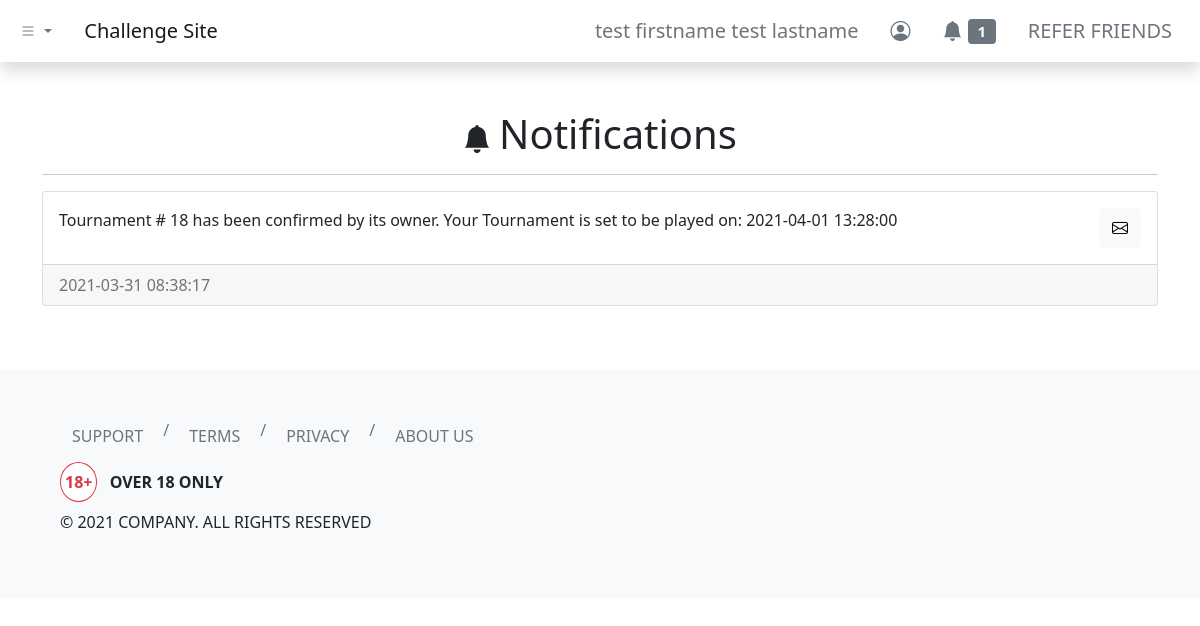
Page /dashboard/notifications/index.php (signed in) on the earlier database version.
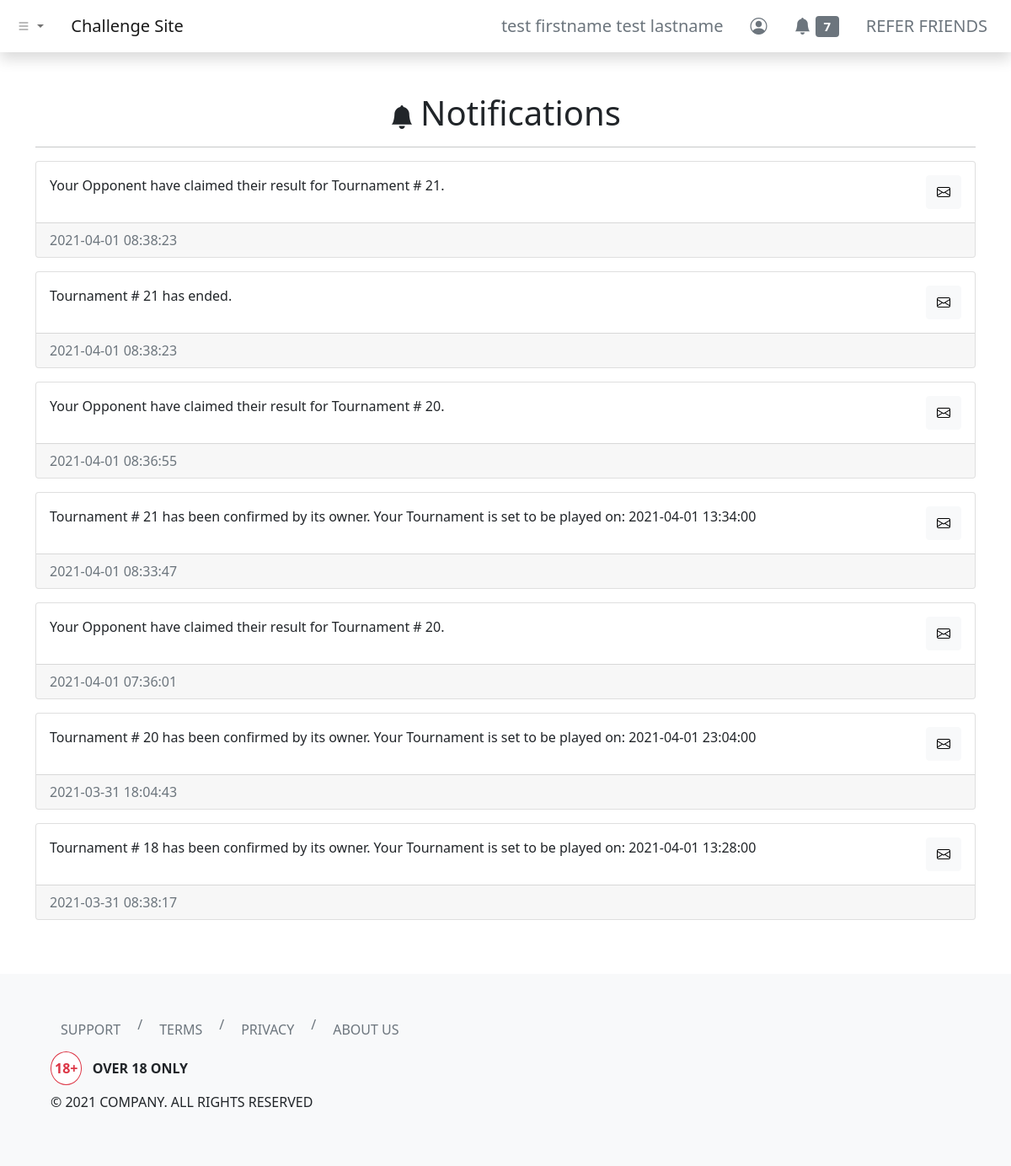
Same page on the later database version.
### tables this page shows
CREATE TABLE `users` (
  `id` int(11) NOT NULL,
  `username` varchar(255) NOT NULL,
  `first_name` varchar(255) NOT NULL,
  `last_name` varchar(255) NOT NULL,
  `email` varchar(255) NOT NULL,
  `user_password` varchar(255) NOT NULL,
  `balance` decimal(65,30) UNSIGNED NOT NULL DEFAULT 0.000000000000000000000000000000,
  `skill_points` int(11) NOT NULL
);

CREATE TABLE `notifications` (
  `notif_id` int(11) NOT NULL,
  `notif_for` int(11) NOT NULL,
  `notif_msg` text NOT NULL,
  `notif_status` varchar(255) NOT NULL DEFAULT 'unread',
  `notif_create_timestamp` timestamp NOT NULL DEFAULT current_timestamp(),
  `notif_read_timestamp` timestamp NULL DEFAULT NULL
);

### dashboard/notifications/index.php (the view, shortened to what this page needs)
<?php include '../../header.php'; ?>
<div class="container my-5">
    <div class="row">
        <div class="col">
            <h1 class="text-center"><i class="bi bi-bell-fill me-2 fs-3"></i>Notifications</h1>
            <hr />
            <?php
            include_once '../../php-apis/db-config.php';
            $user_id = $_SESSION['id'];
            $sql = "SELECT * FROM notifications WHERE notif_for = $user_id ORDER BY notif_create_timestamp DESC";
            $result = mysqli_query($conn, $sql);
            if (mysqli_num_rows($result) > 0) {
                while ($row = mysqli_fetch_assoc($result)) {
            ?>
                    <div class="card my-3">
                        <div class="card-body">
                            <div class="d-flex justify-content-between">
                                <p class="card-text"><?php echo $row['notif_msg']; ?></p>
                                <button type="button" class="btn btn-light notif_button" data-notif_id="<?php echo $row['notif_id']; ?>">
                                    <?php echo ($row['notif_status'] === 'unread') ? ('<i class="bi bi-envelope"></i>') : ('<i class="bi bi-envelope-open"></i>'); ?>
                                </button>
                            </div>
                        </div>
                        <div class="card-footer text-muted"><?php echo $row['notif_create_timestamp']; ?></div>
                    </div>
            <?php
                }
            } else {
                echo "<p class='text-center'>No Notifications</p>";
            }
            ?>
        </div>
    </div>
</div>
<?php include '../../footer.php'; ?>

### header.php (shortened to what this page needs)
<?php
function urlPrefix()
{
    if (basename(getcwd()) === basename(__DIR__)) {
        return './';
    } elseif (basename(dirname(getcwd())) === basename(__DIR__)) {
        return '../';
    } elseif (basename(dirname(dirname(getcwd()))) === basename(__DIR__)) {
        return '../../';
    } elseif (basename(dirname(dirname(dirname(getcwd())))) === basename(__DIR__)) {
        return '../../../';
    } else {
        return './';
    }
}
?>
<!DOCTYPE html>
<html lang="en">
<head>
    <link href="https://cdn.jsdelivr.net/npm/bootstrap@5.0.0-beta2/dist/css/bootstrap.min.css" rel="stylesheet">
    <link rel="stylesheet" href="https://cdn.jsdelivr.net/npm/bootstrap-icons@1.3.0/font/bootstrap-icons.css">
</head>
<body>
    <nav class="navbar navbar-expand-sm navbar-light bg-white shadow">
        <div class="container-fluid">
            <ul class="navbar-nav me-4">
                <li class="nav-item dropdown">
                    <a class="nav-link dropdown-toggle" href="#" id="navbarDropdownMenuLink" role="button" data-bs-toggle="dropdown" aria-expanded="false">
                        <i class="bi bi-list"></i>
                    </a>
                </li>
            </ul>
            <a class="navbar-brand" href="<?php echo urlPrefix(); ?>">Challenge Site</a>
            <div class="collapse navbar-collapse" id="navbarNavDropdown">
                <ul class="navbar-nav ms-auto">
                    <?php if (isset($_SESSION['id'])) { ?>
                        <li class="nav-item">
                            <a class="btn btn-lg btn-outline-secondary border-0" aria-current="page" href="<?php echo urlPrefix() . 'dashboard/profile/'; ?>">
                                <?php
                                include_once urlPrefix() . 'php-apis/db-config.php';
                                $user_id = $_SESSION['id'];
                                $sql = "SELECT * FROM users WHERE id=$user_id";
                                $result = mysqli_query($conn, $sql);
                                if (mysqli_num_rows($result) > 0) {
                                    while ($row = mysqli_fetch_assoc($result)) {
                                        echo $row['first_name'] . ' ' . $row['last_name'];
                                    }
                                } else {
                                    header("Location: " . urlPrefix() . "php-apis/logout.php");
                                    die();
                                }
                                ?>
                            </a>
                        </li>
                        <li class="nav-item">
                            <a class="btn btn-lg btn-outline-secondary border-0" aria-current="page" href="<?php echo urlPrefix() . 'dashboard/profile/'; ?>"><i class="bi bi-person-circle"></i></a>
                        </li>
                        <li class="nav-item">
                            <a class="btn btn-lg btn-outline-secondary border-0" aria-current="page" href="<?php echo urlPrefix() . 'dashboard/notifications/'; ?>">
                                <i class="bi bi-bell-fill"></i>
                                <span class="badge bg-secondary">
                                    <?php
                                    $sql2 = "SELECT COUNT(*) AS unread_notifs FROM notifications WHERE notif_for = $user_id AND notif_status = 'unread'";
                                    $result2 = mysqli_query($conn, $sql2);
                                    if (mysqli_num_rows($result2) > 0) {
                                        while ($row2 = mysqli_fetch_assoc($result2)) {
                                            echo $row2['unread_notifs'];
                                        }
                                    } else {
                                        echo "0";
                                    }
                                    ?>
                                </span>
                            </a>
                        </li>
                        <li class="nav-item">
                            <a class="btn btn-lg btn-outline-secondary border-0" aria-current="page" href="<?php echo urlPrefix() . 'dashboard/refer/'; ?>">REFER FRIENDS</a>
                        </li>
                    <?php } else { ?>
                        <li class="nav-item">
                            <a class="btn btn-lg btn-outline-secondary border-0" aria-current="page" href="<?php echo urlPrefix() . 'login/'; ?>">ENTER</a>
                        </li>
                    <?php } ?>
                </ul>
            </div>
        </div>
    </nav>

### footer.php (shortened to what this page needs)
<footer class="bg-light p-5">
    <div class="container-fluid">
        <div class="row">
            <div class="col">
                <nav aria-label="breadcrumb">
                    <ol class="breadcrumb">
                        <li class="breadcrumb-item"><a class="btn btn-outline-secondary border-0" href="<?php echo urlPrefix() . 'help/'; ?>">SUPPORT</a></li>
                        <li class="breadcrumb-item"><a class="btn btn-outline-secondary border-0" href="<?php echo urlPrefix() . 'terms/'; ?>">TERMS</a></li>
                        <li class="breadcrumb-item"><a class="btn btn-outline-secondary border-0" href="<?php echo urlPrefix() . 'privacy/'; ?>">PRIVACY</a></li>
                        <li class="breadcrumb-item"><a class="btn btn-outline-secondary border-0" href="<?php echo urlPrefix() . 'about/'; ?>">ABOUT US</a></li>
                    </ol>
                </nav>
            </div>
        </div>
        <div class="row">
            <div class="col">
                <p class="fw-bold"><span class="border border-danger rounded-circle bg-white text-danger px-1 py-2 me-2">18+</span> OVER 18 ONLY</p>
                <p>© 2021 COMPANY. ALL RIGHTS RESERVED</p>
            </div>
        </div>
    </div>
</footer>
</body>
</html>

Differences in the rows shown:
added notifications: notif_msg "Your Opponent have claimed their result for Tournament # 21.", notif_status "unread" (drawn), notif_create_timestamp "2021-04-01 08:38:23"
added notifications: notif_msg "Tournament # 21 has ended.", notif_status "unread" (drawn), notif_create_timestamp "2021-04-01 08:38:23"
added notifications: notif_msg "Your Opponent have claimed their result for Tournament # 20.", notif_status "unread" (drawn), notif_create_timestamp "2021-04-01 08:36:55"
added notifications: notif_msg "Tournament # 21 has been confirmed by its owner. Your Tournament is set to be played on: 2021-04-01 13:34:00", notif_status "unread" (drawn), notif_create_timestamp "2021-04-01 08:33:47"
added notifications: notif_msg "Your Opponent have claimed their result for Tournament # 20.", notif_status "unread" (drawn), notif_create_timestamp "2021-04-01 07:36:01"
added notifications: notif_msg "Tournament # 20 has been confirmed by its owner. Your Tournament is set to be played on: 2021-04-01 23:04:00", notif_status "unread" (drawn), notif_create_timestamp "2021-03-31 18:04:43"
Other differences:
new list line: "7"
list line gone: "1"
